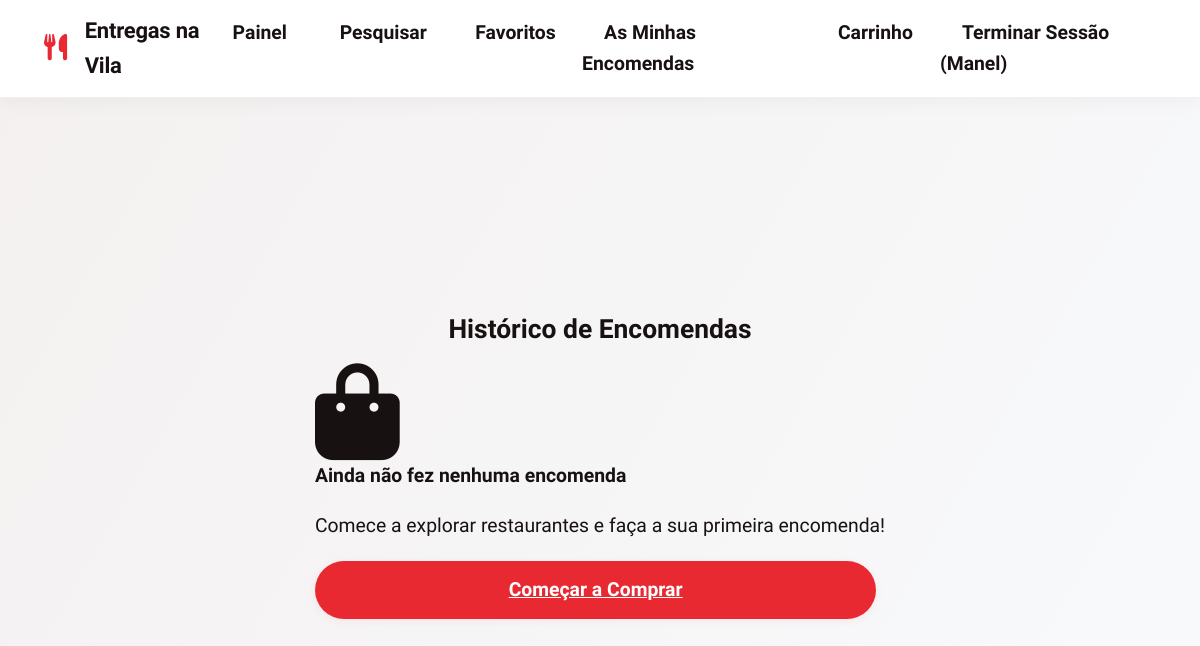
The app's page /order_history (signed in), older data.
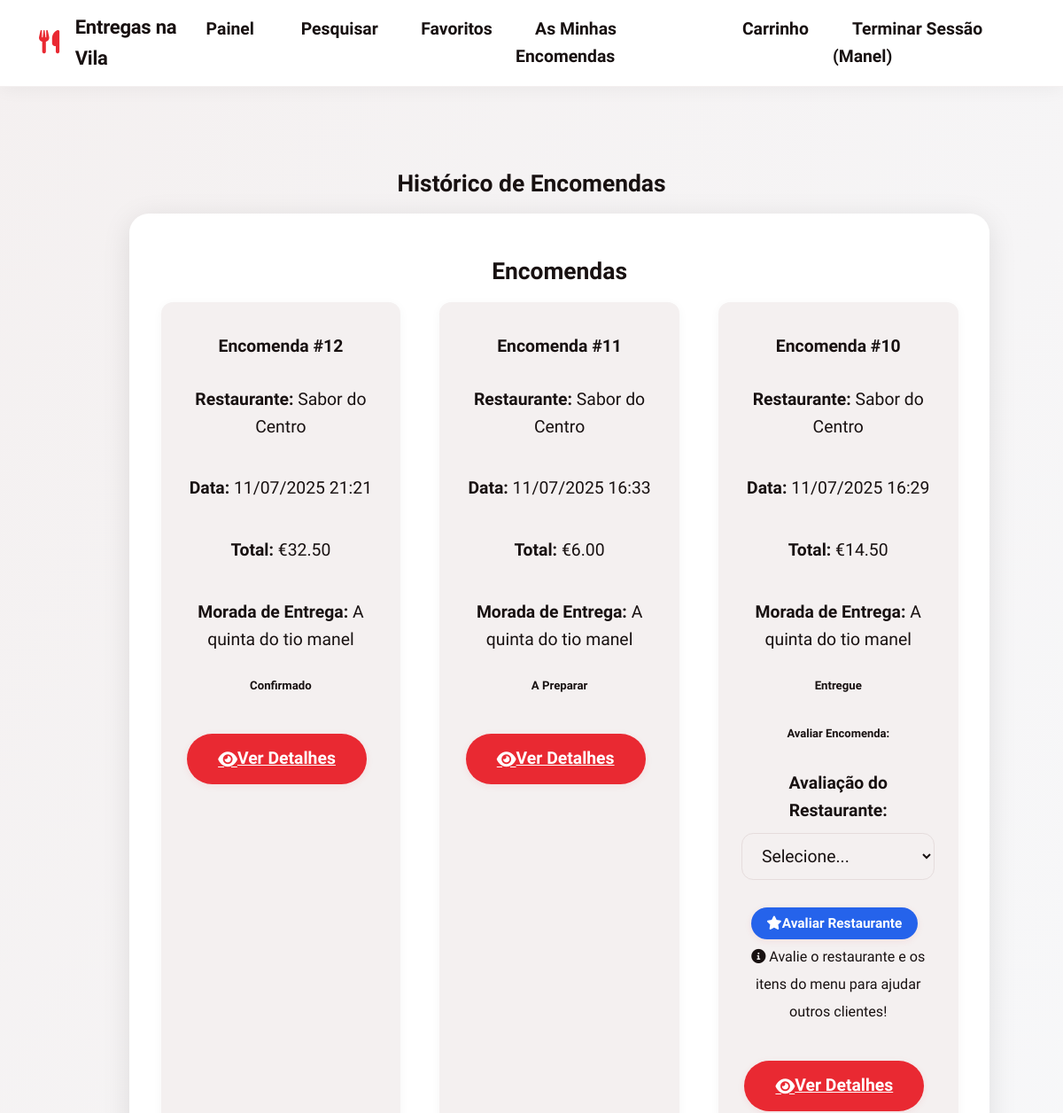
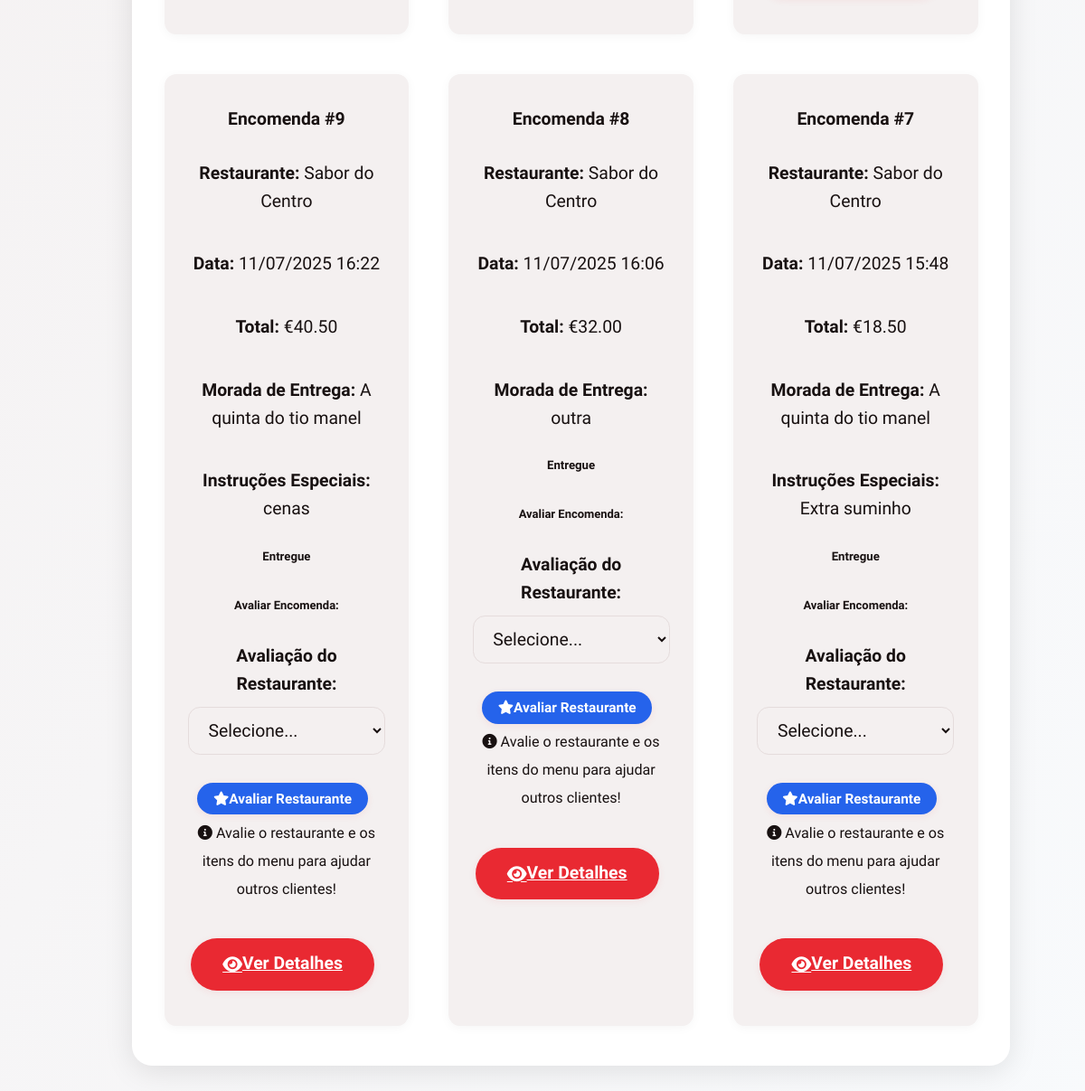
The same page, newer data (2 pictures, top to bottom).
### tables this page shows
CREATE TABLE orders (
        id INTEGER PRIMARY KEY AUTOINCREMENT,
        customer_id INTEGER NOT NULL,
        restaurant_id INTEGER NOT NULL,
        total_amount REAL NOT NULL,
        status TEXT DEFAULT 'pending' CHECK (status IN ('pending', 'confirmed', 'preparing', 'out_for_delivery', 'delivered', 'cancelled')),
        delivery_address TEXT NOT NULL,
        order_date TIMESTAMP DEFAULT CURRENT_TIMESTAMP, observations TEXT, estimated_delivery_time TIMESTAMP, actual_delivery_time TIMESTAMP,
        FOREIGN KEY (customer_id) REFERENCES users (id),
        FOREIGN KEY (restaurant_id) REFERENCES users (id)
    );

CREATE TABLE users (
        id INTEGER PRIMARY KEY AUTOINCREMENT,
        username TEXT UNIQUE NOT NULL,
        email TEXT UNIQUE NOT NULL,
        password_hash TEXT NOT NULL,
        user_type TEXT NOT NULL CHECK (user_type IN ('customer', 'restaurant')),
        phone TEXT,
        address TEXT,
        restaurant_name TEXT,
        restaurant_description TEXT,
        created_at TIMESTAMP DEFAULT CURRENT_TIMESTAMP
    , image_path TEXT, cuisine_type TEXT);

### app.py (the view)
    def decorated_function(*args, **kwargs):
        if 'user_id' not in session:
            return redirect(url_for('login'))
        return f(*args, **kwargs)

### app.py (called while the page is built)
def get_db_connection():
    conn = sqlite3.connect('delivery_system.db')
    conn.row_factory = sqlite3.Row
    return conn

def get_user_by_id(user_id):
    conn = get_db_connection()
    user = conn.execute('SELECT * FROM users WHERE id = ?', (user_id,)).fetchone()
    conn.close()
    return user

def login_required(f):
    def decorated_function(*args, **kwargs):
        if 'user_id' not in session:
            return redirect(url_for('login'))
        return f(*args, **kwargs)
    decorated_function.__name__ = f.__name__
    return decorated_function

@app.before_request
def load_logged_in_user():
    user_id = session.get('user_id')
    if user_id is None:
        g.user = None
    else:
        g.user = get_user_by_id(user_id)

### templates/order_history.html (shortened to what this page needs)
{% extends "base.html" %}
{% block content %}
<div class="container mt-4">
    <h2 class="mb-4">Histórico de Encomendas</h2>
    {% if orders %}
    <div class="card menu-card">
        <h3>Encomendas</h3>
        <div class="grid">
            {% for order in orders %}
            <div class="menu-item">
                <h4>Encomenda #{{ order.id }}</h4>
                <p><strong>Restaurante:</strong> {{ order.restaurant_name or order.restaurant_username }}</p>
                <p><strong>Data:</strong> {{ order.order_date[8:10] }}/{{ order.order_date[5:7] }}/{{
                    order.order_date[:4] }} {{ order.order_date[11:16] }}</p>
                <p><strong>Total:</strong> €{{ "%.2f"|format(order.total_amount) }}</p>
                <p><strong>Morada de Entrega:</strong> {{ order.delivery_address }}</p>
                {% if order.observations %}
                <p><strong>Instruções Especiais:</strong> {{ order.observations }}</p>
                {% endif %}
                <div class="mb-2">
                    <span
                        class="badge badge-{% if order.status == 'delivered' %}success{% elif order.status == 'cancelled' %}danger{% elif order.status == 'pending' %}warning{% else %}info{% endif %}">
                        {% if order.status == 'pending' %}Pendente
                        {% elif order.status == 'confirmed' %}Confirmado
                        {% elif order.status == 'preparing' %}A Preparar
                        {% elif order.status == 'out_for_delivery' %}Em Entrega
                        {% elif order.status == 'delivered' %}Entregue
                        {% elif order.status == 'cancelled' %}Cancelado
                        {% else %}{{ order.status }}{% endif %}
                    </span>
                </div>
                {% if order.status == 'delivered' %}
                <div class="mt-3">
                    <h6>Avaliar Encomenda:</h6>
                    <div class="row">
                        <div class="col-md-6">
                            <form method="POST"
                                action="{{ url_for('rate_restaurant', restaurant_id=order.restaurant_id) }}"
                                class="mb-2">
                                <div class="form-group">
                                    <label for="rating_restaurant_{{ order.id }}">Avaliação do Restaurante:</label>
                                    <select name="rating" id="rating_restaurant_{{ order.id }}"
                                        class="form-control form-control-sm" required>
                                        <option value="">Selecione...</option>
                                    </select>
                                </div>
                                <button type="submit" class="btn btn-success btn-sm">
                                    <i class="fas fa-star"></i> Avaliar Restaurante
                                </button>
                            </form>
                        </div>
                        <div class="col-md-6">
                            <small class="text-muted">
                                <i class="fas fa-info-circle"></i>
                                Avalie o restaurante e os itens do menu para ajudar outros clientes!
                            </small>
                        </div>
                    </div>
                </div>
                {% endif %}
                <div class="mt-20">
                    <a href="{{ url_for('order_details', order_id=order.id) }}" class="btn btn-primary">
                        <i class="fas fa-eye"></i> Ver Detalhes
                    </a>
                </div>
            </div>
            {% endfor %}
        </div>
    </div>
    {% else %}
    <div class="text-center">
        <i class="fas fa-shopping-bag fa-5x text-muted mb-3"></i>
        <h4 class="text-muted">Ainda não fez nenhuma encomenda</h4>
        <p class="text-muted">Comece a explorar restaurantes e faça a sua primeira encomenda!</p>
        <a href="{{ url_for('customer_dashboard') }}" class="btn btn-primary">Começar a Comprar</a>
    </div>
    {% endif %}
</div>
{% endblock %}

Row changes from the older to the newer data that the page shows:
added orders: id "12", restaurant_name "Sabor do Centro", order_date "11", order_date "07", order_date "2025", order_date "21:21", total_amount "32.50", delivery_address "A quinta do tio manel", status "Confirmado"
added orders: id "11", restaurant_name "Sabor do Centro", order_date "11", order_date "07", order_date "2025", order_date "16:33", total_amount "6.00", delivery_address "A quinta do tio manel", status "A Preparar"
added orders: id "10", restaurant_name "Sabor do Centro", order_date "11", order_date "07", order_date "2025", order_date "16:29", total_amount "14.50", delivery_address "A quinta do tio manel", status "Entregue"
added orders: id "9", restaurant_name "Sabor do Centro", order_date "11", order_date "07", order_date "2025", order_date "16:22", total_amount "40.50", delivery_address "A quinta do tio manel", observations "cenas", status "Entregue"
added orders: id "8", restaurant_name "Sabor do Centro", order_date "11", order_date "07", order_date "2025", order_date "16:06", total_amount "32.00", delivery_address "outra", status "Entregue"
added orders: id "7", restaurant_name "Sabor do Centro", order_date "11", order_date "07", order_date "2025", order_date "15:48", total_amount "18.50", delivery_address "A quinta do tio manel", observations "Extra suminho", status "Entregue"
Text that changed along with them:
text no longer shown: "Ainda não fez nenhuma encomenda Comece a explorar restaurantes e faça a sua primeira encomenda! Começar a Comprar"
text now shown: "Encomendas"
